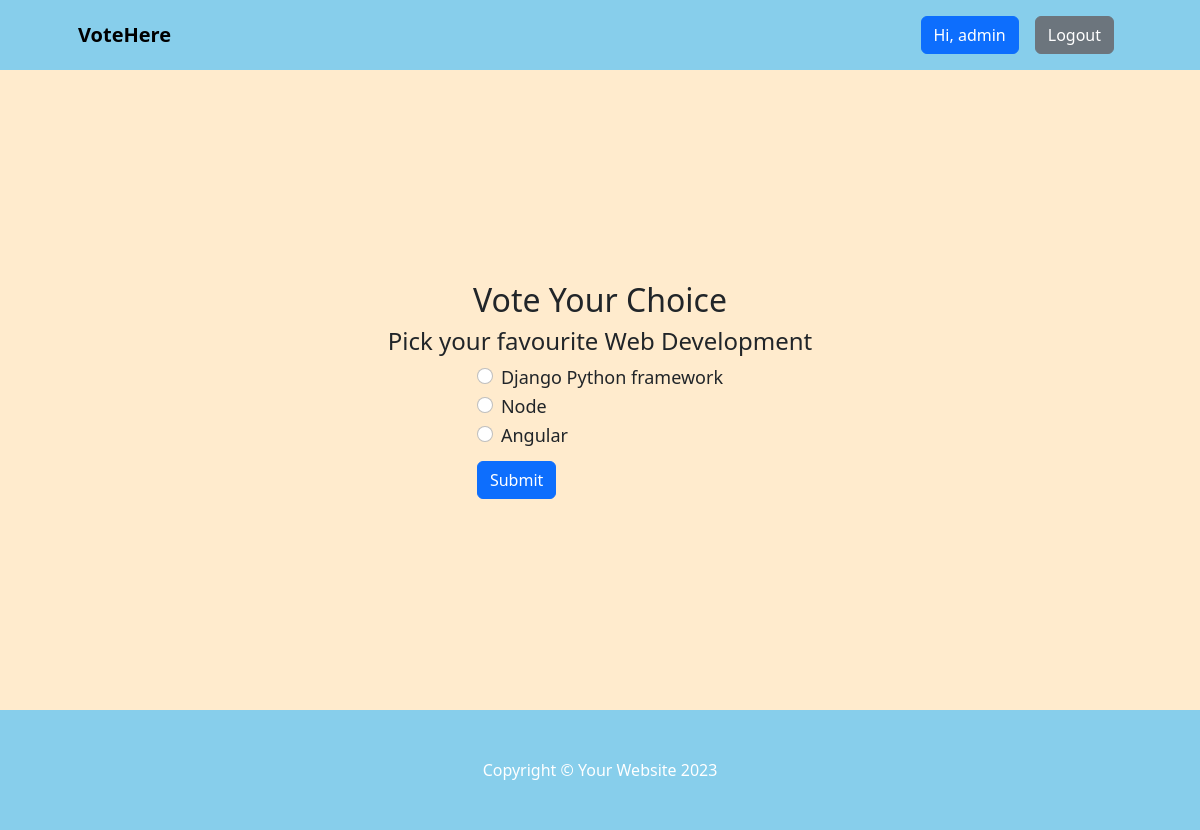
/vote/web-devp (signed in), run on the app's committed database.
### voteapp/models.py (models this page shows, shortened)
class Category(models.Model):
    title = models.CharField(max_length=200)
    slug = models.SlugField(blank=True, null=True)
    description = models.TextField(blank=True, null=True)
    total_vote = models.IntegerField(default=0)
    voters = models.ManyToManyField(User, blank=True)

class CategoryItem(models.Model):
    title = models.CharField(max_length=200)
    total_vote = models.IntegerField(default=0)
    category = models.ForeignKey(Category, on_delete=models.CASCADE, related_name="items")
    voters = models.ManyToManyField(User, blank=True)

### voteapp/views.py (the view, shortened to what this page needs)
# urls.py: path("vote/<str:slug>", views.detail, name="detail"),
@login_required(login_url="signin")
def detail(request, slug):
    category = Category.objects.get(slug=slug)
    categories = CategoryItem.objects.filter(category=category)
    msg = None
    if request.user.is_authenticated:
        if category.voters.filter(id=request.user.id).exists():
            msg = "voted"
    context = {"category": category, "categories": categories, "msg": msg}
    return render(request, "detail.html", context)

### voteapp/templates/detail.html (shortened to what this page needs)
{% extends 'base.html' %}
{% block content %}
<div class="container voteContainer">
    <h2>Vote Your Choice</h2>
    <h4>Pick your favourite {{category.title}}</h4>
    {% if msg  %}
    <div class="alert alert-primary" role="alert">
      You have already voted in this category
    </div>
    <a class="btn btn-primary btn-lg" href="{% url 'result' category.slug %}">See Result</a>
    {% else %}
    <form action="" method='POST'>
      {% for category in categories  %}
      <div class="form-check">
        <input class="form-check-input" type="radio" value="{{category.id}}" name="category_item" id="flexRadioDefault{{category.id}}" required>
        <label class="form-check-label" for="flexRadioDefault{{category.id}}">
          {{category.title}}
        </label>
      </div>
      {% endfor %}
    <button type="submit" class='btn btn-primary'>Submit</button>
  </form>
    {% endif %}
</div>
{% endblock content %}

### voteapp/templates/base.html (shortened to what this page needs)
<!DOCTYPE html>
{% load static %}
<html lang="en">
<head>
    <link href="https://cdn.jsdelivr.net/npm/bootstrap-icons@1.4.1/font/bootstrap-icons.css" rel="stylesheet" />
    <link rel="stylesheet" href="{% static 'css/bootstrap.css' %}">
    <link rel="stylesheet" href="{% static 'css/style.css' %}">
</head>
<body style="background: blanchedalmond;">
     <nav class="navbar navbar-expand-lg navbar-dark" style="background:skyblue">
        <div class="container px-lg-5">
            <a class="navbar-brand text-black bold" href="{% url 'index'  %}"><strong>VoteHere</strong></a>
            <div class="collapse navbar-collapse" id="navbarSupportedContent">
                <ul class="navbar-nav ms-auto mb-2 mb-lg-0">
                    {% if request.user.is_authenticated %}
                    <li class="nav-item"><a class="nav-link" href="#"><button class="btn btn-primary">Hi, {{request.user.username}}</button></a></li>
                    <li class="nav-item"><a class="nav-link" href="{% url 'logout' %}"><button class="btn btn-secondary">Logout</button></a></li>
                    {% else %}
                    <li class="nav-item"><a class="nav-link" href="{% url 'signin' %}"><button class="btn btn-primary">Login</button></a></li>
                    <li class="nav-item"><a class="nav-link" href="{% url 'signup' %}"><button class="btn btn-primary">SignUp</button></a></li>
                    {% endif %}
                </ul>
            </div>
        </div>
    </nav>
    {% block content %}
    {% endblock content %}
     <footer class="py-5" style="background:skyblue;">
        <div class="container"><p class="m-0 text-center text-white">Copyright &copy; Your Website 2023</p></div>
    </footer>
</body>
</html>

### voteapp/static/css/style.css (style rules this page uses)
* { box-sizing: border-box; }
.voteContainer { display: flex; flex-direction: column; align-items: center; justify-content: center; height: 80vh; padding: 10px 0px 0px 0px; }
.voteContainer button { margin: 10px 0px 10px 0px; }
.voteContainer label { font-size: 18px; font-weight: 500; }

### data on the page
Category: title "Web Development"
CategoryItem: title "Django Python framework"
CategoryItem: title "Node"
CategoryItem: title "Angular"

### other printed values
{{ request.user.username }} "admin"
